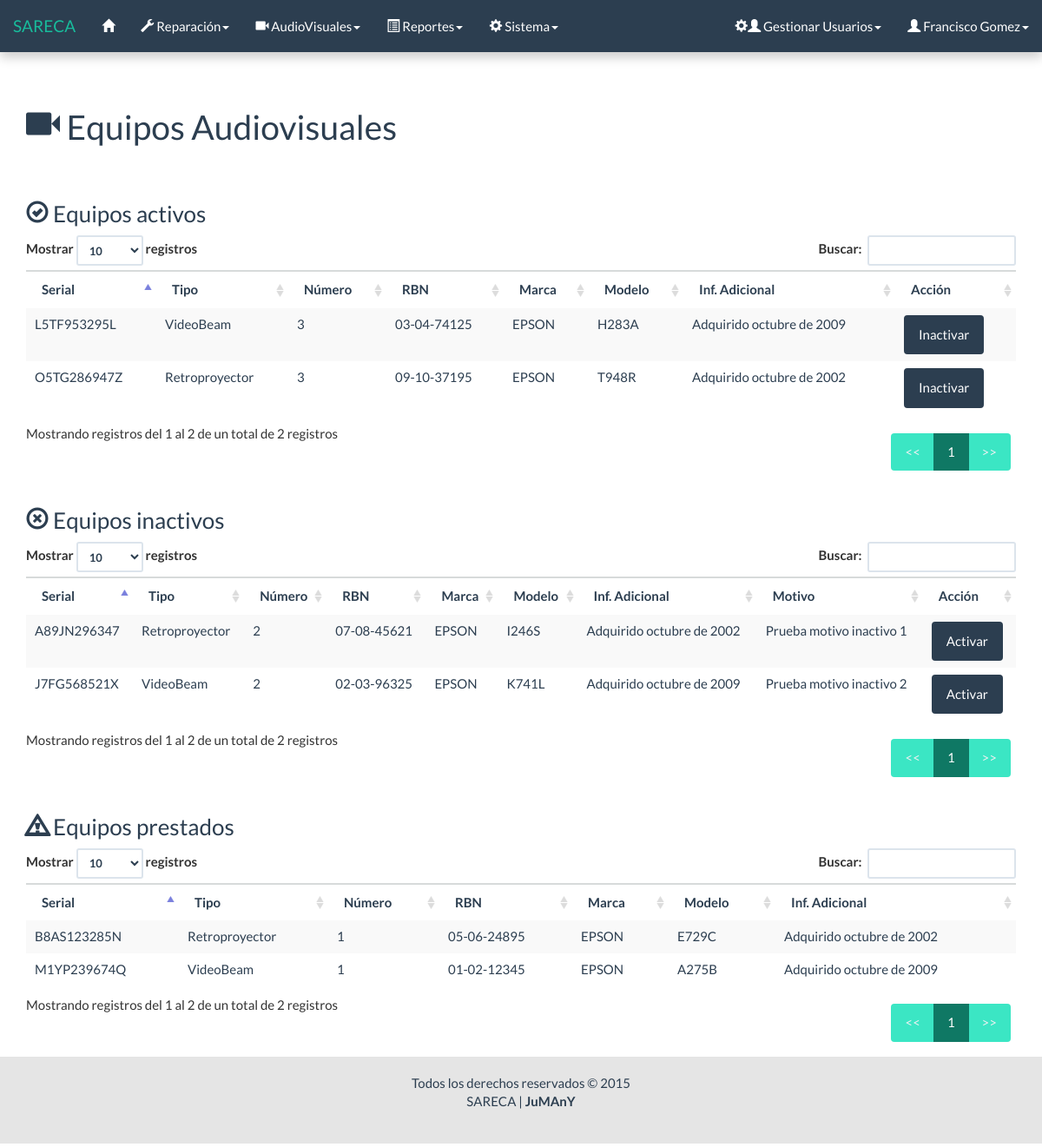
Screenshot of /html/consulta_audiovisuales_f.php (signed in) with the database file from the repository.
### tables this page shows
CREATE TABLE `equipo_audiovisual` (
  `Serial` varchar(11) NOT NULL,
  `tipo` int(1) NOT NULL,
  `numero` tinyint(4) NOT NULL,
  `rbn` varchar(20) NOT NULL,
  `modelo` varchar(20) NOT NULL,
  `marca` varchar(30) NOT NULL,
  `inf_adic` varchar(50) NOT NULL,
  `Estado` int(1) NOT NULL,
  PRIMARY KEY (`Serial`)
);

CREATE TABLE `motivo_equipo_inactivo` (
  `id` int(11) NOT NULL AUTO_INCREMENT,
  `fecha` timestamp NOT NULL DEFAULT CURRENT_TIMESTAMP ON UPDATE CURRENT_TIMESTAMP,
  `motivo` varchar(200) NOT NULL,
  `equipo_serial` varchar(11) NOT NULL,
  PRIMARY KEY (`id`),
  KEY `equipo_serial` (`equipo_serial`),
  CONSTRAINT `motivo_equipo_inactivo_ibfk_1` FOREIGN KEY (`equipo_serial`) REFERENCES `equipo_audiovisual` (`Serial`) ON UPDATE CASCADE
);

### php/lista_eq_audio.php (the view, shortened to what this page needs)
<?php
	require('conexion/conexion.php');
	$sql = "SELECT * FROM equipo_audiovisual WHERE Estado = 1";
	$res = $conectar->query($sql);
	if ($res->num_rows == 0) {
?>
		<div class="row">
			<div class="col-lg-12">
				<h3><span class="glyphicon glyphicon-ok-circle"></span> Equipos activos</h3>
				<div class="alert alert-dismissible alert-info">
					<strong>No existen equipos ACTIVOS.</strong>
				</div>
			</div>
		</div>
<?php
	} else {
?>
		<div class="row">
			<div class="col-lg-12">
				<h3><span class="glyphicon glyphicon-ok-circle"></span> Equipos activos</h3>
				<table id="" class="table table-striped table-hover consulta">
					<thead>
						<tr>
							<th>Serial</th>
							<th>Tipo</th>
							<th>Número</th>
							<th>RBN</th>
							<th>Marca</th>
							<th>Modelo</th>
							<th>Inf. Adicional</th>
							<th>Acción</th>
						</tr>
					</thead>
					<tbody>
					<?php
					while ($fila = $res->fetch_object()) {
						$tipo = ($fila->tipo == 1) ? 'VideoBeam' : 'Retroproyector';
						printf('
							<tr>
								<td>%s</td>
								<td>%s</td>
								<td>%d</td>
								<td>%s</td>
								<td>%s</td>
								<td>%s</td>
								<td>%s</td>
								<td><a href="#" class="launch-modal btn btn-primary" data-toggle="modal" data-target="#form-action" data-var1="%s" data-var2="%d">Inactivar</a></td>
							</tr>',
							$fila->Serial,
							$tipo,
							$fila->numero,
							$fila->rbn,
							$fila->marca,
							$fila->modelo,
							$fila->inf_adic,
							$fila->Serial,
							$fila->Estado
						);
					}
					?>
					</tbody>
				</table>
			</div>
		</div>
<?php
	}
	$sql = "SELECT * FROM equipo_audiovisual WHERE Estado = 3";
	$res = $conectar->query($sql);
	if ($res->num_rows == 0) {
?>
		<div class="row">
			<div class="col-lg-12">
				<h3><span class="glyphicon glyphicon-remove-circle"></span> Equipos inactivos</h3>
				<div class="alert alert-dismissible alert-info">
					<strong>No existen equipos INACTIVOS.</strong>
				</div>
			</div>
		</div>
<?php
	} else {
?>
		<div class="row">
			<div class="col-lg-12">
				<h3><span class="glyphicon glyphicon-remove-circle"></span> Equipos inactivos</h3>
				<table class="table table-striped table-hover consulta">
					<thead>
						<tr>
							<th>Serial</th>
							<th>Tipo</th>
							<th>Número</th>
							<th>RBN</th>
							<th>Marca</th>
							<th>Modelo</th>
							<th>Inf. Adicional</th>
							<th>Motivo</th>
							<th>Acción</th>
						</tr>
					</thead>
					<tbody>
					<?php
					while ($fila = $res->fetch_object()) {
						$sql = "SELECT motivo
								FROM motivo_equipo_inactivo
								WHERE equipo_serial = '$fila->Serial'
								ORDER BY fecha
								DESC LIMIT 1";
						$res_motivo = $conectar->query($sql);
						$fila_motivo = $res_motivo->fetch_object();
						$tipo = ($fila->tipo == 1) ? 'VideoBeam' : 'Retroproyector';
						printf('
							<tr>
								<td>%s</td>
								<td>%s</td>
								<td>%d</td>
								<td>%s</td>
								<td>%s</td>
								<td>%s</td>
								<td>%s</td>
								<td>%s</td>
								<td><a href="../php/estado_audiovisual.php?s=%s&e=%d" class="btn btn-primary">Activar</a></td>
							</tr>',
							$fila->Serial,
							$tipo,
							$fila->numero,
							$fila->rbn,
							$fila->marca,
							$fila->modelo,
							$fila->inf_adic,
							$fila_motivo->motivo,
							$fila->Serial,
							$fila->Estado
						);
					}
					?>
					</tbody>
				</table>
			</div>
		</div>
<?php
	}
	$sql = "SELECT * FROM equipo_audiovisual WHERE Estado = 2";
	$res = $conectar->query($sql);
	if ($res->num_rows == 0) {
?>
		<div class="row">
			<div class="col-lg-12">
				<h3><span class="glyphicon glyphicon-warning-sign"></span> Equipos prestados</h3>
				<div class="alert alert-dismissible alert-info">
					<strong>No existen equipos PRESTADOS.</strong>
				</div>
			</div>
		</div>
<?php
	} else {
?>
		<div class="row">
			<div class="col-lg-12">
				<h3><span class="glyphicon glyphicon-warning-sign"></span> Equipos prestados</h3>
				<table class="table table-striped table-hover consulta">
					<thead>
						<tr>
							<th>Serial</th>
							<th>Tipo</th>
							<th>Número</th>
							<th>RBN</th>
							<th>Marca</th>
							<th>Modelo</th>
							<th>Inf. Adicional</th>
						</tr>
					</thead>
					<tbody>
					<?php
					while ($fila = $res->fetch_object()) {
						$tipo = ($fila->tipo == 1) ? 'VideoBeam' : 'Retroproyector';
						printf('
							<tr>
								<td>%s</td>
								<td>%s</td>
								<td>%d</td>
								<td>%s</td>
								<td>%s</td>
								<td>%s</td>
								<td>%s</td>
							</tr>',
							$fila->Serial,
							$tipo,
							$fila->numero,
							$fila->rbn,
							$fila->marca,
							$fila->modelo,
							$fila->inf_adic
						);
					}
					?>
					</tbody>
				</table>
			</div>
		</div>
<?php
	}
?>

### css/general.css (style rules this page uses)
html, body { height: 100%; }

### rows the page displays
equipo_audiovisual: Serial "L5TF953295L", tipo "VideoBeam", numero "3", rbn "03-04-74125", marca "EPSON", modelo "H283A", inf_adic "Adquirido octubre de 2009"
equipo_audiovisual: Serial "O5TG286947Z", tipo "Retroproyector", numero "3", rbn "09-10-37195", marca "EPSON", modelo "T948R", inf_adic "Adquirido octubre de 2002"
equipo_audiovisual: Serial "A89JN296347", tipo "Retroproyector", numero "2", rbn "07-08-45621", marca "EPSON", modelo "I246S", inf_adic "Adquirido octubre de 2002", motivo_equipo_inactivo.motivo "Prueba motivo inactivo 1"
equipo_audiovisual: Serial "J7FG568521X", tipo "VideoBeam", numero "2", rbn "02-03-96325", marca "EPSON", modelo "K741L", inf_adic "Adquirido octubre de 2009", motivo_equipo_inactivo.motivo "Prueba motivo inactivo 2"
equipo_audiovisual: Serial "B8AS123285N", tipo "Retroproyector", numero "1", rbn "05-06-24895", marca "EPSON", modelo "E729C", inf_adic "Adquirido octubre de 2002"
equipo_audiovisual: Serial "M1YP239674Q", tipo "VideoBeam", numero "1", rbn "01-02-12345", marca "EPSON", modelo "A275B", inf_adic "Adquirido octubre de 2009"

### other values shown
$_SESSION['nombre'] "Francisco Gomez"
